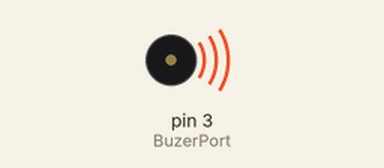
The sketch below on a simulated Arduino Uno, built with avr-gcc and run on an emulated ATmega328P. Parts: buzzer (waves = sounding).

Above: at 0.1 s.
Timing chart, 0 to 1.6 s (numbered marks = the images above):
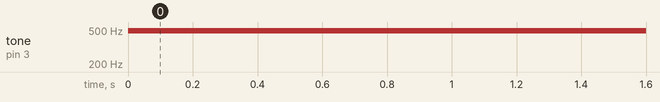

Measured:
- by itself, tone on pin 3 (BuzerPort): silent → 490 Hz at 0.00 s

The sketch:

PlaySound.ino
```cpp
int BuzerPort = 3 ; // PWM

void setup(){
  pinMode(BuzerPort, OUTPUT);
}

void loop(){
  play();
}

void play(){
  int notes=8;
  // 255
  int frequencies[] = {500, 690, 500, 400, 400, 440, 494, 523};

  for(int i=0;i<notes;i++){

    analogWrite(BuzerPort,frequencies[i]);
    delay(100);
    analogWrite(BuzerPort,frequencies[i]);
    delay(100);

  }
  analogWrite(BuzerPort,0);

}
```
